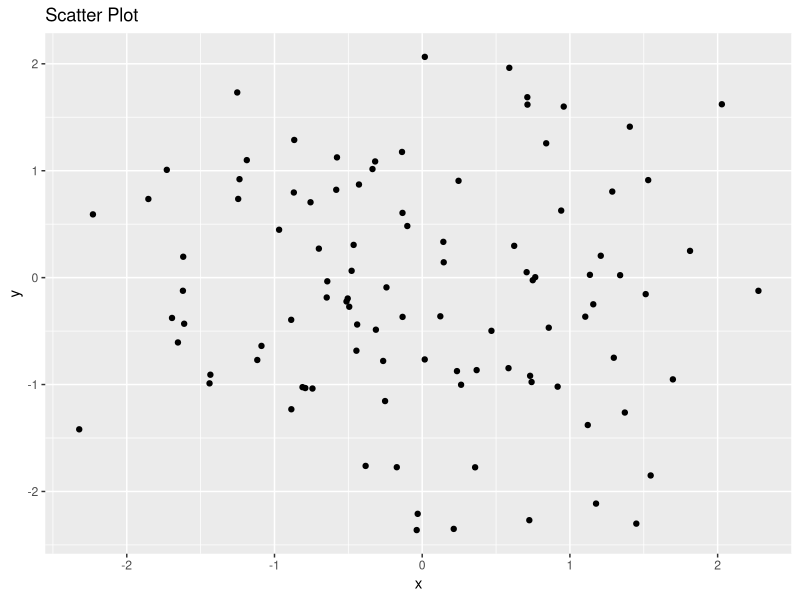

The R script that drew this image:
# Install and load ggplot2
install.packages("ggplot2")
library(ggplot2)

# Create a sample data frame
data <- data.frame(x = rnorm(100), y = rnorm(100))

# Scatter plot
print(ggplot(data, aes(x = x, y = y)) +
        geom_point() +
        ggtitle("Scatter Plot"))

